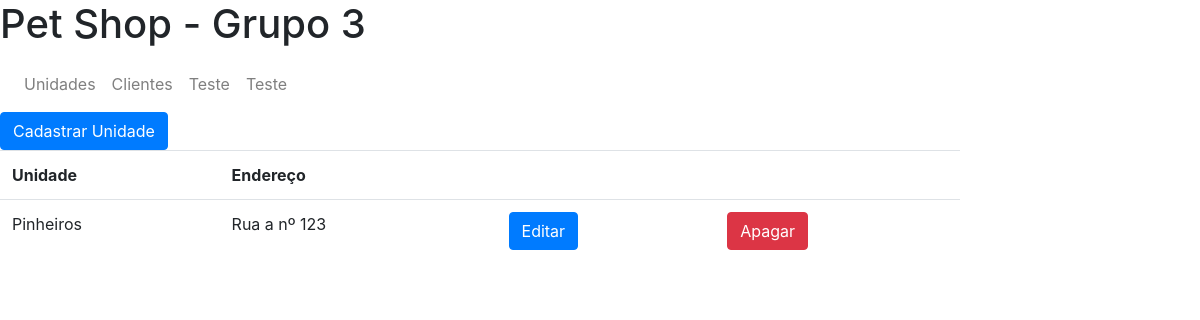
The app's page /, older data.
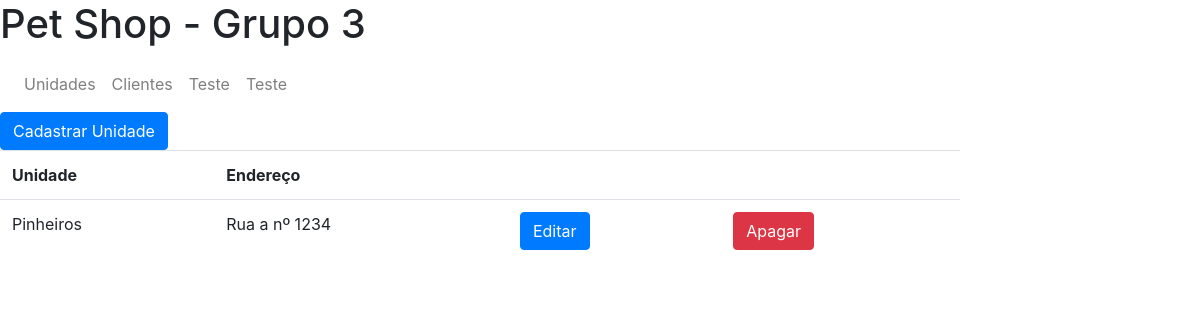
The same page, newer data.
### sistema_pet_shop/models.py (models this page shows, shortened)
class Unidade(models.Model):
    cep = models.IntegerField()#, primary_key=True)
    nome = models.CharField(max_length=70)
    endereco = models.CharField(max_length=70)

### sistema_pet_shop/views.py (the view)
# urls.py: path('', views.Unidades.as_view(), name="unidades"),
class Unidades (ListView):
    model = Unidade

### sistema_pet_shop/templates/sistema_pet_shop/unidade_list.html (shortened to what this page needs)
{% extends "sistema_pet_shop/base.html"%}
{% block content %}
    <a href="/nova-unidade">
        <button class="btn btn-primary">Cadastrar Unidade</button>
    </a>
    <table class="table"  style="width:80% ">
        <tr>
            <th>Unidade</th>
            <th>Endereço</th>
            <th></th>
            <th></th>
        </tr>
        {% for unidade in unidade_list %}
        <tr>
            <td>{{ unidade.nome }}</td>
            <td>{{ unidade.endereco}}</td>
            <td>
                <a href="/editar-unidade/{{ unidade.cep }}">
                    <button class="btn btn-primary">Editar</button>
                </a>
            </td>
            <td>
                <a href="/delete-unidade/{{ unidade.cep }}">
                    <button class="btn btn-danger">Apagar</button>
                </a>
            </td>
        </tr>
        {% endfor %}
    </table>
{% endblock %}

Row changes from the older to the newer data that the page shows:
changed Unidade "Pinheiros": endereco "Rua a nº 123" → "Rua a nº 1234"
